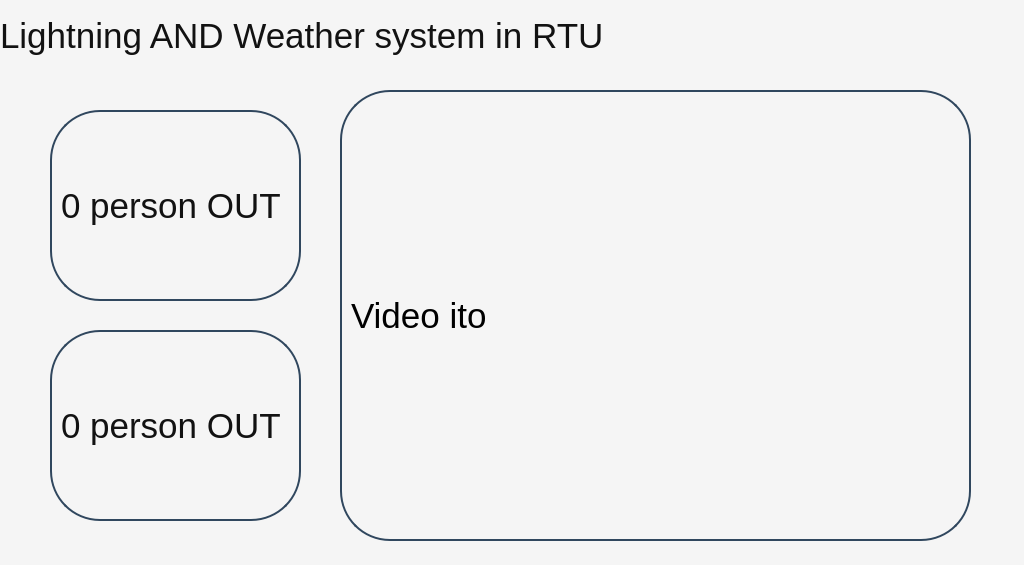
<?xml version="1.0" encoding="UTF-8"?>
<ui version="4.0">
 <class>Frame</class>
 <widget class="QFrame" name="Frame">
  <property name="geometry">
   <rect>
    <x>0</x>
    <y>0</y>
    <width>1024</width>
    <height>565</height>
   </rect>
  </property>
  <property name="windowTitle">
   <string>Frame</string>
  </property>
  <property name="frameShape">
   <enum>QFrame::Box</enum>
  </property>
  <widget class="QWidget" name="widget" native="true">
   <property name="geometry">
    <rect>
     <x>0</x>
     <y>0</y>
     <width>1031</width>
     <height>571</height>
    </rect>
   </property>
   <property name="cursor">
    <cursorShape>ForbiddenCursor</cursorShape>
   </property>
   <property name="styleSheet">
    <string notr="true">background-color: #f5f5f5</string>
   </property>
   <widget class="QLabel" name="video">
    <property name="geometry">
     <rect>
      <x>340</x>
      <y>90</y>
      <width>631</width>
      <height>451</height>
     </rect>
    </property>
    <property name="font">
     <font>
      <family>Segoe UI</family>
      <pointsize>26</pointsize>
     </font>
    </property>
    <property name="cursor">
     <cursorShape>ForbiddenCursor</cursorShape>
    </property>
    <property name="styleSheet">
     <string notr="true">border: 2px solid #30475E;
border-radius: 50px;

</string>
    </property>
    <property name="text">
     <string>Video ito</string>
    </property>
    <property name="scaledContents">
     <bool>true</bool>
    </property>
   </widget>
   <widget class="QLabel" name="video_3">
    <property name="geometry">
     <rect>
      <x>50</x>
      <y>330</y>
      <width>251</width>
      <height>191</height>
     </rect>
    </property>
    <property name="font">
     <font>
      <family>Segoe UI</family>
      <pointsize>26</pointsize>
     </font>
    </property>
    <property name="cursor">
     <cursorShape>ForbiddenCursor</cursorShape>
    </property>
    <property name="styleSheet">
     <string notr="true">border: 2px solid #30475E ;
border-radius: 50px;
color: #121212</string>
    </property>
    <property name="text">
     <string>0 person OUT</string>
    </property>
    <property name="scaledContents">
     <bool>true</bool>
    </property>
   </widget>
   <widget class="QLabel" name="video_4">
    <property name="geometry">
     <rect>
      <x>50</x>
      <y>110</y>
      <width>251</width>
      <height>191</height>
     </rect>
    </property>
    <property name="font">
     <font>
      <family>Segoe UI</family>
      <pointsize>26</pointsize>
     </font>
    </property>
    <property name="cursor">
     <cursorShape>ForbiddenCursor</cursorShape>
    </property>
    <property name="styleSheet">
     <string notr="true">border: 2px solid #30475E;
border-radius: 50px;
color: #121212;</string>
    </property>
    <property name="text">
     <string>0 person OUT</string>
    </property>
    <property name="scaledContents">
     <bool>true</bool>
    </property>
   </widget>
   <widget class="QLabel" name="video_2">
    <property name="geometry">
     <rect>
      <x>0</x>
      <y>10</y>
      <width>1021</width>
      <height>51</height>
     </rect>
    </property>
    <property name="font">
     <font>
      <family>Segoe UI</family>
      <pointsize>26</pointsize>
     </font>
    </property>
    <property name="cursor">
     <cursorShape>ForbiddenCursor</cursorShape>
    </property>
    <property name="styleSheet">
     <string notr="true">color: #121212
</string>
    </property>
    <property name="text">
     <string>Lightning AND Weather system in RTU</string>
    </property>
    <property name="scaledContents">
     <bool>true</bool>
    </property>
   </widget>
  </widget>
 </widget>
 <resources/>
 <connections/>
</ui>
